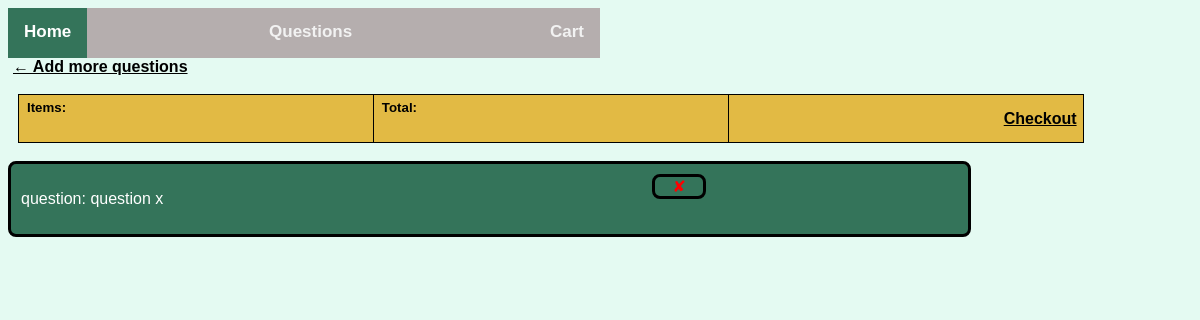
/cart/ (signed in), run on an earlier commit of the app's database.
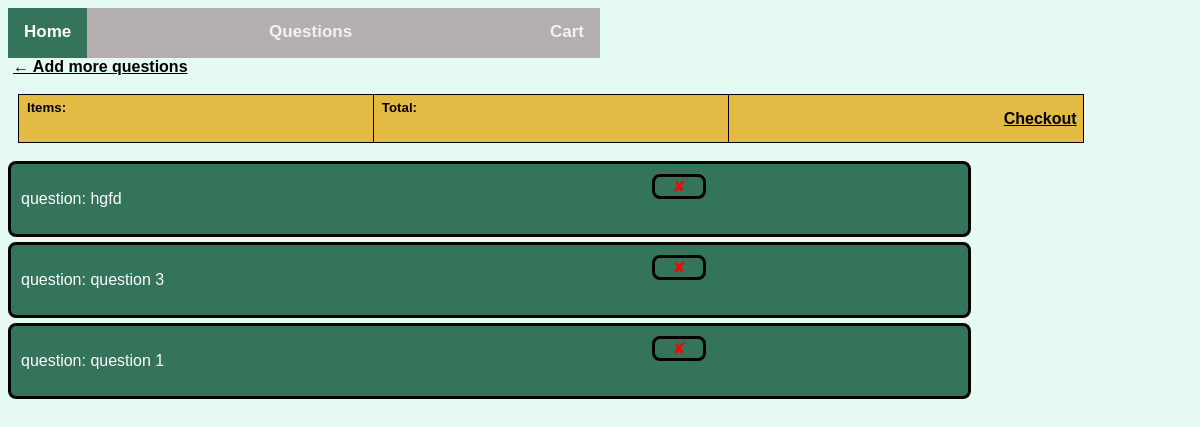
And on a later commit of the database.
### EB_app/models.py (models this page shows, shortened)
class ExamOrderItem(models.Model):
  question = models.ForeignKey(Question, on_delete=models.SET_NULL, null=True)
  exam_order = models.ForeignKey(ExamOrder, on_delete=models.SET_NULL, null=True)
  is_item_ordered= models.IntegerField(default=0, null=True, blank=True)
  exam_question_number = models.IntegerField(null=True, blank=True)

class Question(models.Model):
  name = models.CharField(unique=False, max_length=200)
  source = models.CharField(unique=False, max_length=200)
  Section_choices = [("Core","Core"),("Stats","Stats"),("Mechanics","Mechanics"),]
  section = models.CharField(default = "Core", max_length=10, choices= Section_choices)
  tags = TaggableManager()
  AS_only = models.BooleanField(default = True)
  marks =  models.IntegerField(null = True, blank = True, default = 3)
  question_progress = models.IntegerField(default = 0)
  publish_year = models.DateTimeField()
  digital = models.BooleanField(default = False)
  image = models.ImageField(null = True, blank = True)
  class Meta:
    ordering = ["question_progress"]

### EB_app/views.py (the view)
# urls.py: path("cart/", views.cart, name = 'cart'),
def cart(request):
    if request.user.is_authenticated:
        customer = request.user.customer
        exam_order, created = ExamOrder.objects.get_or_create(customer=customer, complete=False)
        questions = exam_order.examorderitem_set.all() #_set.all(): all exam_order_item objects linked to exam_order model
    else:
        questions = []
    context = {'questions': questions}
    return render(request, 'EB_app/cart.html', context)

### EB_app/templates/EB_app/cart.html (shortened to what this page needs)
{% extends "EB_app/base.html" %}
{% load static %}
{% block head %}
  <link rel="stylesheet" href = "{% static 'EB_app/style.css' %}">
{% endblock %}
{% block content %}
	<div class="row">
		<div class="col-lg-12">
			<div class="box-element">
				<a  class="btn btn-outline-dark" href="{% url 'questions' %}">&#x2190; Add more questions</a>
				<br>
				<br>
				<table class="table">
					<tr>
						<th><h5>Items:</h5></th>
						<th><h5>Total:</h5></th>
						<th><a  style="float:right; margin:5px;" class="btn btn-success" href="{% url 'checkout' %}">Checkout</a></th>
					</tr>
				</table>
			</div>
			<br>
				{% for item in questions %}
				<container class="cart-row">
					<div style="flex:1"><p>question: {{item.question.name}} </p></div>
					<div style="flex:1"><p></p></div>
					<div style="flex:1">
						<div class="quantity">
                            <container_del data-question = "{{item.question.id}}" data-action ="remove" class="btn btn-outline-secondary add-btn update-cart"> ✘</container_del>
                        </div>
					</div>
				</container>
                {% endfor %}
			</div>
		</div>
{% endblock content %}

What changed in the data, as far as the page shows it:
removed ExamOrderItem: question.name "question x"
added ExamOrderItem: question.name "hgfd"
added ExamOrderItem: question.name "question 3"
added ExamOrderItem: question.name "question 1"
